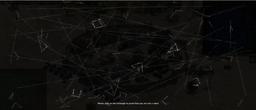
#> input picture Python/botter2.png, 256 x 110 px, shrunk from 1919 x 823 before the run
$ python cnn.py
#> lines starting #> are read from the running program, lines starting #| are printed output that depends on the picture; after the words box and inside, x2 and y2 are one past the last pixel; in counts of white or black regions, pixels touching at a corner belong together
### Python/copilot.py
from PIL import Image
import random

def find_neighbors(coords):
    neighbors = {}
    for coord in coords:
        neighbors[coord] = []
        for other in coords:
            if coord != other and is_touching(coord, other):
                neighbors[coord].append(other)
    return neighbors

def is_touching(coord1, coord2):
    # Check if coord1 and coord2 are within 50 units of each other
    return abs(coord1[0] - coord2[0]) < 50 and abs(coord1[1] - coord2[1]) < 50

def contour(coords):
    neighbors = find_neighbors(coords)
    groups = []
    visited = set()

    for coord in coords:
        if coord not in visited:
            group = []
            stack = [coord]

            while stack:
                current = stack.pop()
                if current not in visited:
                    visited.add(current)
                    group.append(current)
                    stack.extend(neighbors[current])

            groups.append(group)
    return groups


# [10 lines left out: function create_rectangles, not called in this run]

def extract_pixels(image_array, rectangles):
    groups_of_pixels = []
    for rect in rectangles:
        print(rect)
        min_x, min_y, max_x, max_y = rect
        group_pixels = image_array[min_y:max_y+1, min_x:max_x+1]
        groups_of_pixels.append(group_pixels)
    return groups_of_pixels


def colorize_groups(image_path, groups, output_path):
    img = Image.open(image_path).convert("RGB")
    pixels = img.load()

    # Assign random colors to each group
    group_colors = {}
    for i, group in enumerate(groups):
        color = (random.randint(0, 255), random.randint(0, 255), random.randint(0, 255))
        for coord in group:
            group_colors[coord] = color

    # Apply colors to the corresponding pixels
    for coord, color in group_colors.items():
        if 0 <= coord[0] < img.width and 0 <= coord[1] < img.height:
            pixels[coord[0], coord[1]] = color

    img.save(output_path)

'''
def assign_group_colors(groups):
    group_colors = {}
    for i, group in enumerate(groups):
        color = (random.randint(0, 255), random.randint(0, 255), random.randint(0, 255))
        for coord in group:
            group_colors[coord] = color
    return group_colors

def change_pixel_colors(image_path, groups, output_path):
    img = Image.open(image_path)
    pixels = img.load()

    group_colors = assign_group_colors(groups)

    for coord, color in group_colors.items():
        if 0 <= coord[0] < img.width and 0 <= coord[1] < img.height:
            pixels[coord[0], coord[1]] = color

    img.save(output_path)

# Example usage
coordinates = [(0, 0), (0, 1), (1, 1), (2, 2), (3, 3), (3, 4)]
touching_groups = contour(coordinates)
change_pixel_colors('input_image.png', touching_groups, 'output_image.png')
draw_triangles_around_groups('input_image.png', touching_groups, 'output_image.png')
'''

### Python/cnn.py
from PIL import Image
import numpy as np
import finnal
import copilot
import cv2

img = Image.open("botter2.png")
#> img is the input picture: PIL image 256x110 RGBA; mean R, G, B, A 15.6, 15, 13.3, 255
pixels = img.load()

width, height = img.size
#> width = 256; height = 110
possible = []
column = []
for y in range(height):
    row = []
    for x in range(width):
        r, g, b, h  = img.getpixel((x, y))
        brightness = (r + g + b) // 3
        if brightness > 70:
            row.append(1)
            pixels[x, y] = (255, 255, 255)
            possible.append((x,y))

        elif brightness < 70:
            row.append(0)
            pixels[x, y] = (0, 0, 0)
    #print(row)
    #column 2d array of the image that stores the brightness of each pixel
    column.append(row)
#> after the loop, column = 110 items; possible = 73 pairs, first value 46 to 199, second value 0 to 104

img.save("modified.png")
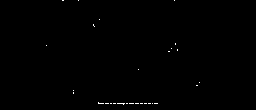
#> saved as modified.png: PIL image 256x110 RGBA; mean R, G, B, A 0.7, 0.7, 0.7, 255

#possible is a list of cordinates of all the pixels that are white
print(possible)
#> (printed output is left out)
print(len(possible))
#| 73
#print(int(len(column)*len(row)))

#contour is a function that takes a list of coordinates and returns a list of groups of coordinates that are touching each other
white = copilot.contour(possible)
#> the loop in find_neighbors, `for coord in coords:` made 73 passes
#> coord on passes 1 to 12: (62, 0), (63, 0), (78, 0), (174, 0), (99, 19), (93, 24), (93, 25), (94, 26), (175, 43), (175, 44), (46, 45), (171, 48)
#> after the loop in find_neighbors, `for coord in coords:`: neighbors = 73 items
#> the loop in contour, `for coord in coords:` made 73 passes
#> after the loop in contour, `for coord in coords:`: groups = 1 item; visited = 73 items
#> white = 1 item
print(white)
#> (printed output is left out)
copilot.colorize_groups("modified.png", white, "colored.png")
#> in colorize_groups, `img = Image.open(image_path).convert("RGB")`: img: PIL image 256x110 RGB; 0.26% white in thin lines or dots, all inside (x1, y1, x2, y2) = (46, 0, 200, 105)
#> the loop in colorize_groups, `for i, group in enumerate(groups):` made 1 pass
#> color on pass 1: (197, 215, 20)
#> after the loop in colorize_groups, `for i, group in enumerate(groups):`: group_colors = 73 items
#> the loop in colorize_groups, `for coord, color in group_colors.items():` made 73 passes
#> coord on passes 1 to 12: (62, 0), (46, 45), (73, 93), (122, 103), (123, 104), (157, 103), (156, 103), (155, 103), (154, 103), (152, 103), (150, 103), (149, 103)
#> in colorize_groups, `img.save(output_path)`:
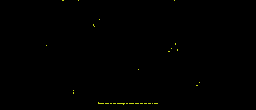
#> saved as colored.png: PIL image 256x110 RGB; mean R, G, B 0.5, 0.6, 0.1
#> the loop in extract_pixels, `for rect in rectangles:` made 1 pass
#> (printed output is left out)
#> after the loop in extract_pixels, `for rect in rectangles:`: groups_of_pixels = []
#> (the run stopped early here; a loop or call above may not have finished)
